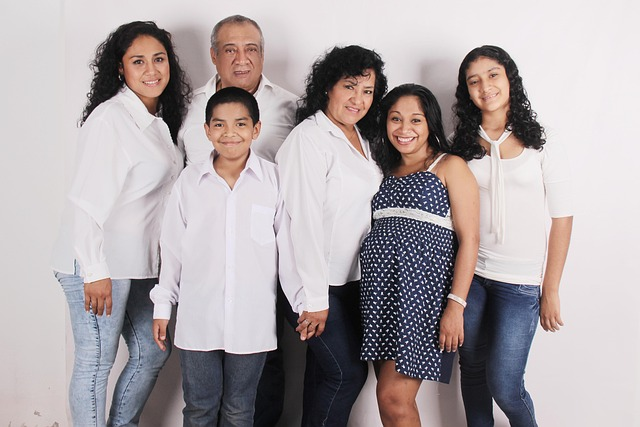
#> input picture ch20/opencv/people.jpg, 640 x 427 px, found by its file name
$ python opencv_detectObj.py
#> lines starting #> are read from the running program, lines starting #| are printed output that depends on the picture; after the words box and inside, x2 and y2 are one past the last pixel; in counts of white or black regions, pixels touching at a corner belong together
# opencv_detectObj.py

import cv2

# 1. 이미지 파일 읽기
image = cv2.imread(r'ch20\opencv\people.jpg')
#> image is the input picture: shape (427, 640, 3); mean B, G, R 167.7, 165.7, 174

# 2. 얼굴 검출을 위한 모델 확인
face_path = cv2.data.haarcascades + \
        'haarcascade_frontalface_default.xml'

face_cascade = cv2.CascadeClassifier(face_path)

# 3. 이미지를 그레이스케일로 변환
gray = cv2.cvtColor(image, cv2.COLOR_BGR2GRAY)
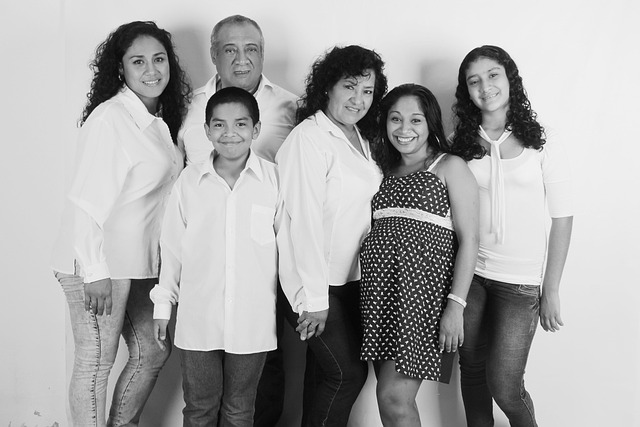
#> gray: shape (427, 640); min 0, max 255, mean 168.4

# 4. 케스케이스 분류기 생성
face_cascade = cv2.CascadeClassifier(face_path)

faces = face_cascade.detectMultiScale(
    gray,                   # 입력 이미지(그레이스케일)
    scaleFactor=1.1,        # 이미지 크기를 줄여가며 검출(1.1배씩 감소 = 10%씩 줄여가며 검사)
                            # 얼굴 크기는 사람마다 다르므로 이미지를 축소하면서 얼굴을 탐색
    minNeighbors=5,         # 객체로 인식되기 위한 최소 중복 검출수
                            # 보통 4~6 정도가 안정적
    minSize=(30, 30),       # 최소 객체 크기 => 이보다 작은 객체를 얼굴로 간주 않음
    maxSize=(200, 200)      # 최대 객체 크기 => 이보다 큰 객체를 얼굴로 간주 않음
)
#> faces = [[120, 37, 58, 58], [379, 99, 55, 55], [201, 102, 59, 59], [210, 26, 61, 61], [458, 57, 55, 55], [331, 70, 51, 51]]
print(faces)
#| [[120  37  58  58]
#|  [379  99  55  55]
#|  [201 102  59  59]
#|  [210  26  61  61]
#|  [458  57  55  55]
#|  [331  70  51  51]]

# 5. 검출된 객체에 사각형 표시
for (x, y, w, h) in faces:
    cv2.rectangle(image, (x, y), (x+w, y+h), (200, 0, 0), 2)
#> this loop made 6 passes
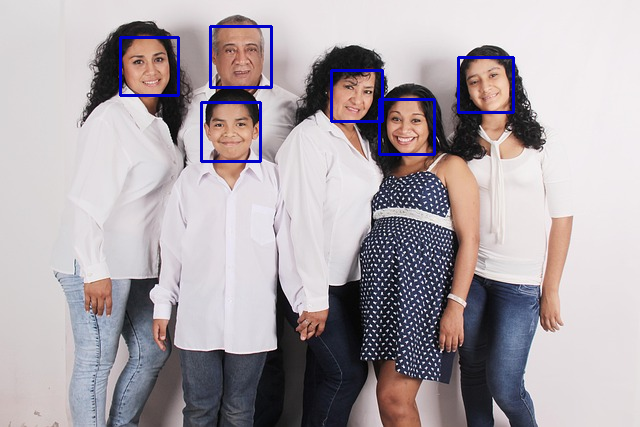
#> image: shape (427, 640, 3); 1.47% of pixels changed, all inside (x1, y1, x2, y2) = (119, 25, 515, 163)

# 6. 이미지 창에 표시
cv2.imshow('Loaded Image', image)
cv2.waitKey(0)
cv2.destroyAllWindows()

$ run again, with ch20/opencv/candies.jpg copied over ch20/opencv/people.jpg
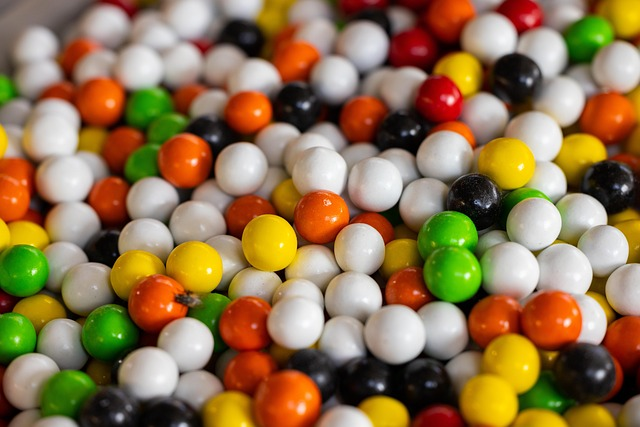
#> input picture ch20/opencv/candies.jpg, 640 x 427 px, found by its file name
#> image is the input picture: shape (427, 640, 3); mean B, G, R 77.2, 115.9, 143.5
#> `gray = cv2.cvtColor(image, cv2.COLOR_BGR2GRAY)`:
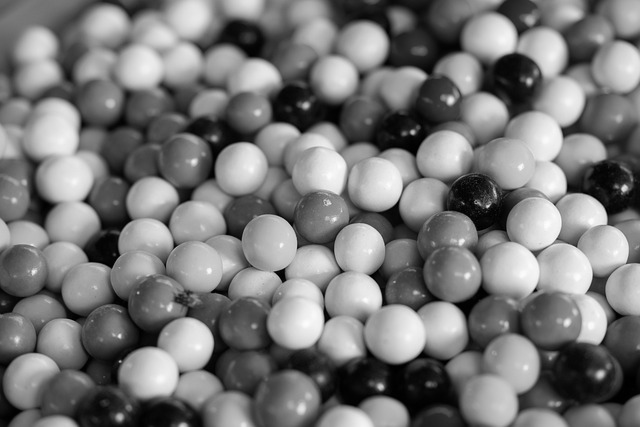
#> gray: shape (427, 640); min 0, max 255, mean 119.7
#> faces = ()
